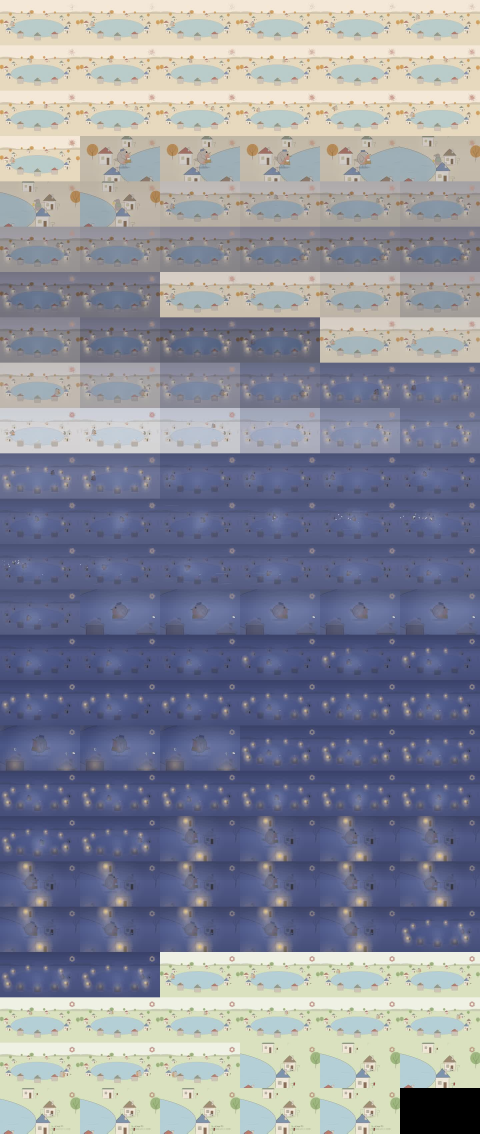
#> input picture art/grokking/gallery/handdrawn_lasthouse_contact.jpg, 1440 x 3400 px, given in place of banner_film_first.png, which was not available (shown at 1/3 size)
$ python contact_sheet.py
#> lines starting #> are read from the running program, lines starting #| are printed output that depends on the picture; pictures that were not available may be replaced by others from this repository, and a replacement may not be noted
"""gallery/contact_sheet.png: the best eight, each fitted to a cell on cream."""
import os
from PIL import Image, ImageDraw, ImageFont
Image.MAX_IMAGE_PIXELS = None
G = os.path.join(os.path.dirname(os.path.abspath(__file__)), "gallery")
ITEMS = [("banner_film_first.png", "film, first frame: 1,024 bars"), ("banner_film_last.png", "film, last frame: 39 m"),
         ("typology.png", "nine models, same scale"), ("superweight_detail_1.7b.png", "Qwen3-1.7B super weight (detail)"),
         ("superweight_field_1.7b.png", "Qwen3-1.7B: 12.6M weights, one ring"), ("committee.png", "Qwen3-0.6B: the committee of six"),
         ("fragility_detail.png", "Qwen3-0.6B fragility (detail)"), ("fragility_calibration.png", "first order vs exact")]
cw, ch, pad, lab = 760, 760, 40, 50
cols = 4
rows = (len(ITEMS) + cols - 1) // cols
W, H = cols * cw + (cols + 1) * pad, rows * (ch + lab) + (rows + 1) * pad
sheet = Image.new("RGB", (W, H), (242, 237, 227))
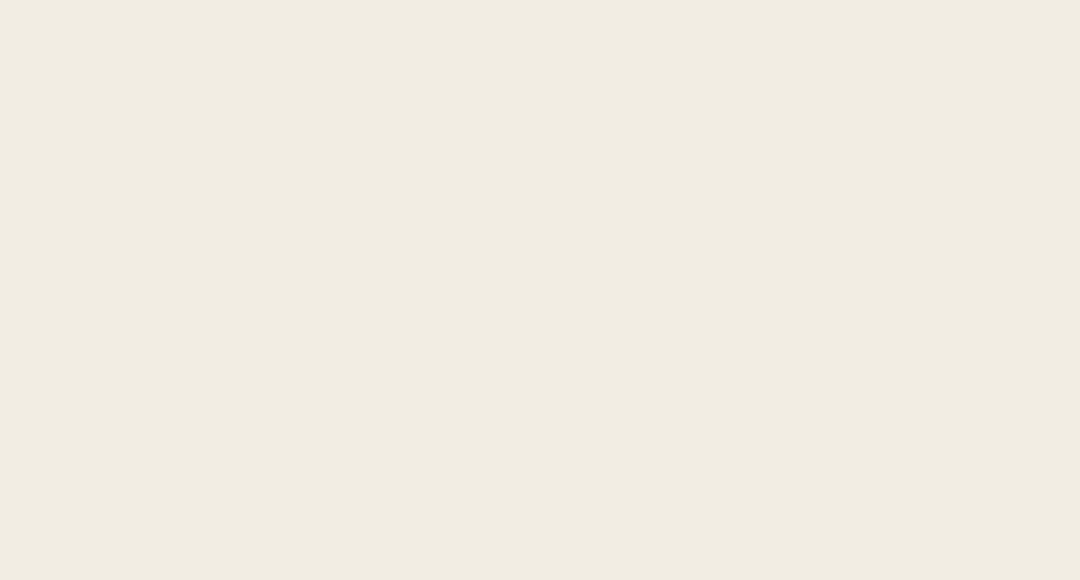
#> sheet: PIL image 3240x1740 RGB (shown at 1/3 size); mean R, G, B 242, 237, 227
dr = ImageDraw.Draw(sheet)
f = ImageFont.truetype("/usr/share/fonts/opentype/urw-base35/C059-Roman.otf", 26)
for k, (fn, t) in enumerate(ITEMS):
    im = Image.open(os.path.join(G, fn)).convert("RGB")
#> im is the input picture: PIL image 1440x3400 RGB; mean R, G, B 138.2, 141.7, 155.4
    im.thumbnail((cw, ch), Image.LANCZOS)
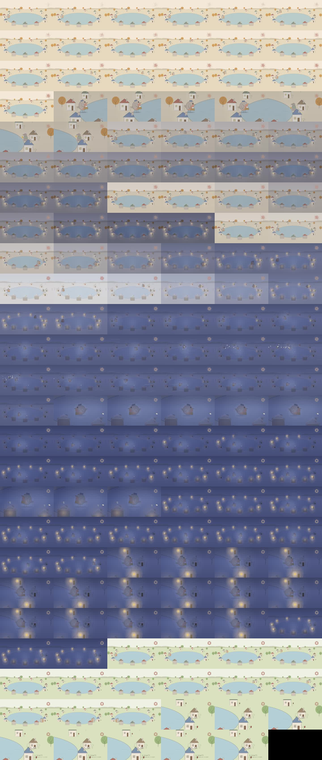
#> im: PIL image 322x760 RGB; mean R, G, B 138.3, 141.8, 155.5
    r, c = divmod(k, cols)
    x = pad + c * (cw + pad) + (cw - im.width) // 2
#> x = 259
    y = pad + r * (ch + lab + pad) + (ch - im.height) // 2
#> y = 40
    sheet.paste(im, (x, y))
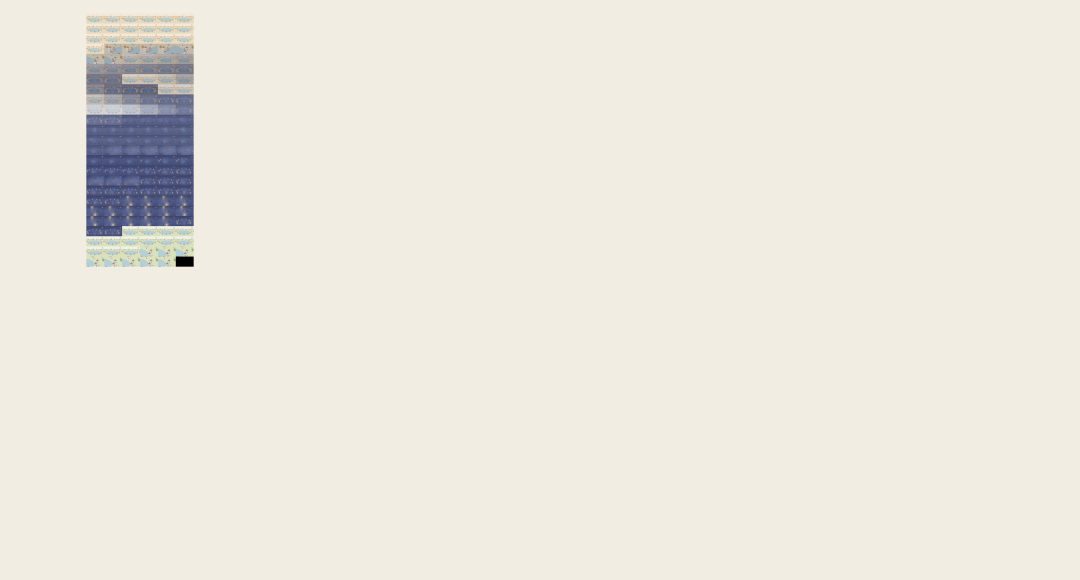
#> sheet: PIL image 3240x1740 RGB (shown at 1/3 size); mean R, G, B 237.5, 232.9, 223.9
    dr.rectangle([x - 1, y - 1, x + im.width, y + im.height], outline=(200, 195, 188))
    dr.text((pad + c * (cw + pad), pad + r * (ch + lab + pad) + ch + 10), t, font=f, fill=(27, 26, 31))
#> pass 2 of the loop `for k, (fn, t) in enumerate(ITEMS):`:
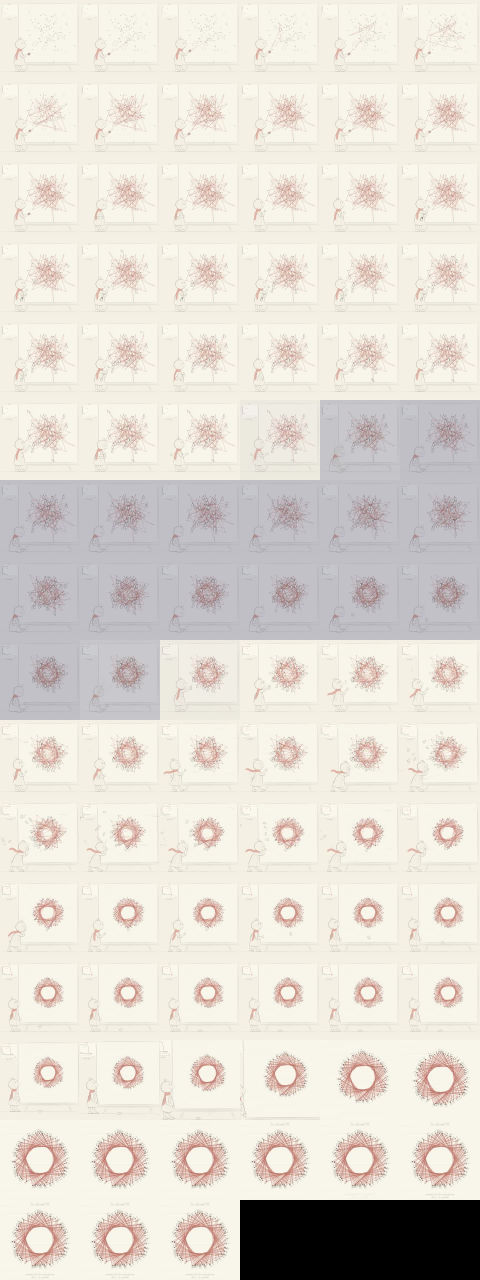
#> input picture art/grokking/gallery/handdrawn_winder_contact.jpg, 1440 x 3840 px, given in place of banner_film_last.png, which was not available (shown at 1/3 size)
#> im is the input picture: PIL image 1440x3840 RGB; mean R, G, B 225.5, 220.3, 211.9
#> `im.thumbnail((cw, ch), Image.LANCZOS)`:
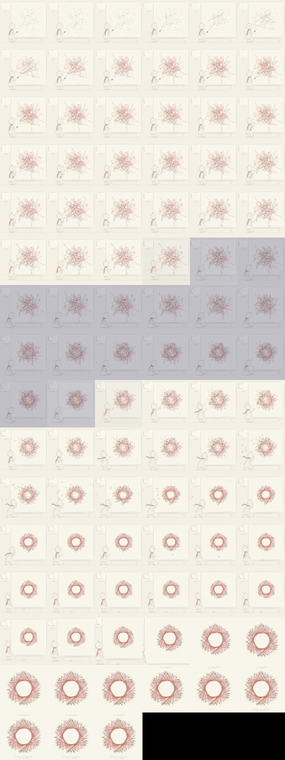
#> im: PIL image 285x760 RGB; mean R, G, B 225.6, 220.3, 212
#> `sheet.paste(im, (x, y))`:
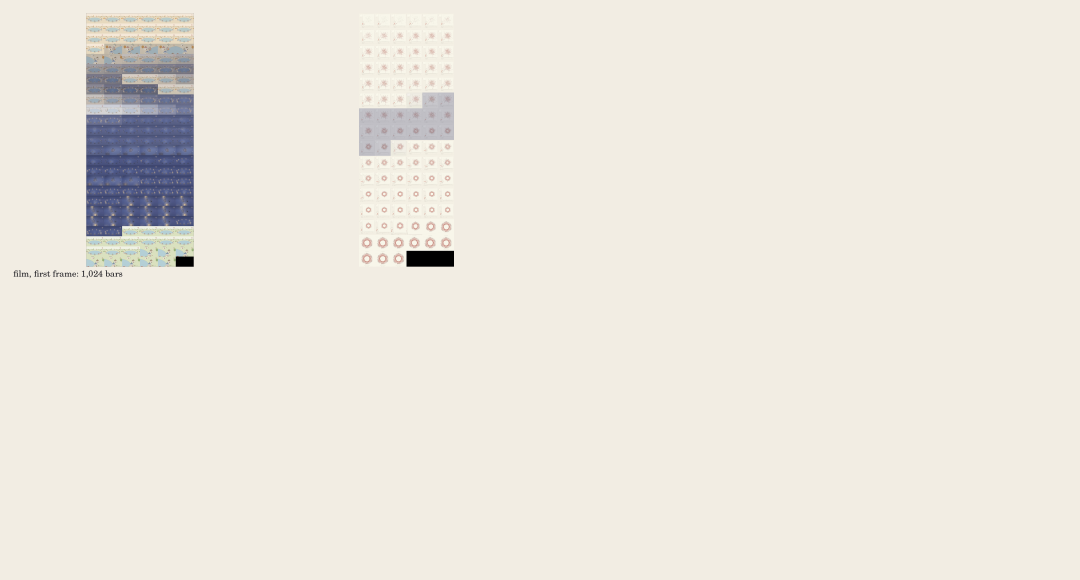
#> sheet: PIL image 3240x1740 RGB (shown at 1/3 size); mean R, G, B 236.8, 232.2, 223.3
#> (the run stopped early here; a loop or call above may not have finished)
